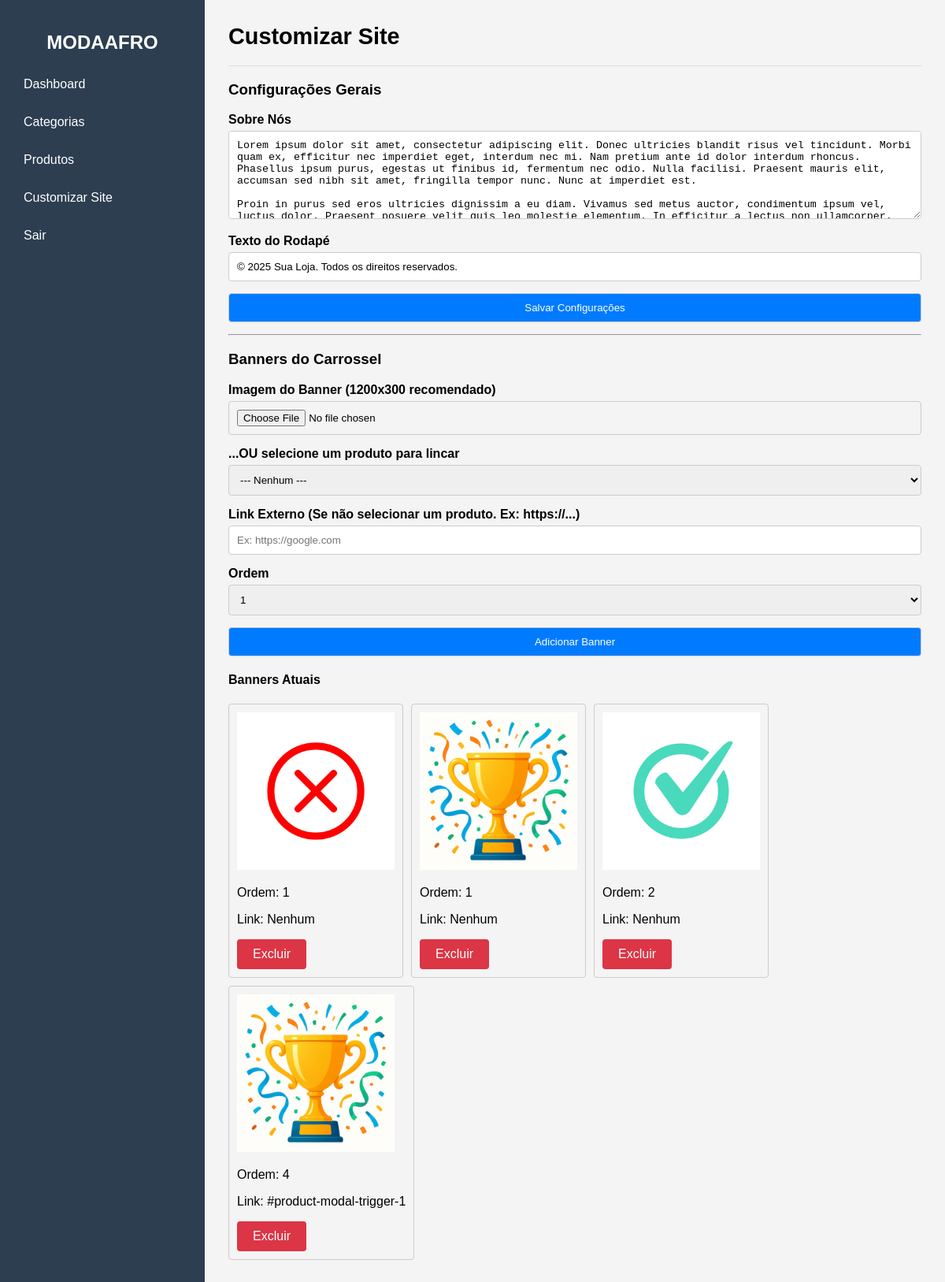
Page /admin/site (signed in) on the committed database.
### models.py (models this page shows)
class Banner(db.Model):
    id = db.Column(db.Integer, primary_key=True)
    imagem_url = db.Column(db.String(300), nullable=False)
    link_url = db.Column(db.String(300)) # Link para produto ou URL externa
    ordem = db.Column(db.Integer)

### app.py (the view, shortened to what this page needs)
@app.route('/admin/site', methods=['GET', 'POST'])
@login_required
def gerenciar_site():
    settings_form = SiteSettingsForm()
    banner_form = BannerForm()
    produto_choices = [(0, '--- Nenhum ---')] + \
                      [(p.id, f"ID {p.id} - {p.nome}") for p in Produto.query.order_by(Produto.nome).all()]
    banner_form.produto_selecionado.choices = produto_choices
    if request.method == 'GET':
        context = get_site_context()
        settings_form.sobre_nos.data = context['settings'].get('sobre_nos')
        settings_form.texto_footer.data = context['settings'].get('texto_footer')
    banners = Banner.query.order_by(Banner.ordem).all()
    return render_template('admin/gerenciar_site.html',
                           settings_form=settings_form,
                           banner_form=banner_form,
                           banners=banners)

### forms.py
class SiteSettingsForm(FlaskForm):
    sobre_nos = TextAreaField('Sobre Nós', validators=[DataRequired()])
    texto_footer = StringField('Texto do Rodapé', validators=[DataRequired()])
    cor_fundo = StringField('Cor de Fundo (Hex)', validators=[Optional(), Length(max=7)])
    submit = SubmitField('Salvar Configurações')

class BannerForm(FlaskForm):
    imagem = FileField('Imagem do Banner (1200x300 recomendado)',
                       validators=[FileAllowed(IMG_ALLOWED, 'Apenas imagens!')])
    produto_selecionado = SelectField('...OU selecione um produto para lincar',
                                    coerce=int,
                                    validators=[Optional()],
                                    default=0)
    link_url = URLField('Link Externo (Se não selecionar um produto. Ex: https://...)',
                        validators=[Optional()])
    ordem = SelectField('Ordem', coerce=int, choices=[(i, str(i)) for i in range(1, 6)], default=1)
    submit = SubmitField('Adicionar Banner')

### app.py (called while the page is built)
@login_manager.user_loader
def load_user(user_id):
    return db.session.get(Admin, int(user_id))

def get_site_context():
    categorias = Categoria.query.order_by(Categoria.nome).all()
    settings_db = SiteSettings.query.all()
    settings = {s.chave: s.valor for s in settings_db}
    settings.setdefault('whatsapp_number', app.config['WHATSAPP_NUMBER'])
    settings.setdefault('texto_footer', '© 2025 Sua Loja.')
    settings.setdefault('sobre_nos', 'Bem-vindo à nossa loja.')
    return {
        "categorias": categorias,
        "settings": settings
    }

### templates/admin/gerenciar_site.html (shortened to what this page needs)
{% extends "layout_admin.html" %}
{% block page_title %}Customizar Site{% endblock %}
{% block content %}
    <h3>Configurações Gerais</h3>
    <form method="POST" action="{{ url_for('gerenciar_site') }}" novalidate>
        <div class="form-group">
            {{ settings_form.sobre_nos.label }}
            {{ settings_form.sobre_nos(rows=6) }}
        </div>
        <div class="form-group">
            {{ settings_form.texto_footer.label }}
            {{ settings_form.texto_footer() }}
        </div>
        <div class="form-group">
            {{ settings_form.submit(class="btn btn-primary") }}
        </div>
    </form>
    <hr>
    <h3>Banners do Carrossel</h3>
    <form method="POST" action="{{ url_for('add_banner') }}" enctype="multipart/form-data" novalidate>
        <div class="form-group">
            {{ banner_form.imagem.label }}
            {{ banner_form.imagem }}
        </div>
        <div class="form-group">
            {{ banner_form.produto_selecionado.label }}
            {{ banner_form.produto_selecionado() }}
        </div>
        <div class="form-group">
            {{ banner_form.link_url.label }}
            {{ banner_form.link_url(placeholder="Ex: https://google.com") }}
        </div>
        <div class="form-group">
            {{ banner_form.ordem.label }}
            {{ banner_form.ordem() }}
        </div>
        <div class="form-group">
            {{ banner_form.submit(class="btn btn-primary") }}
        </div>
    </form>
    <h4>Banners Atuais</h4>
    <div style="display: flex; gap: 10px; flex-wrap: wrap;">
        {% for banner in banners %}
            <div style="border: 1px solid #ccc; padding: 10px; border-radius: 4px;">
                <img src="{{ url_for('uploaded_file', filename=banner.imagem_url) }}" style="width: 200px; object-fit: contain;">
                <p>Ordem: {{ banner.ordem }}</p>
                <p>Link: {{ banner.link_url or 'Nenhum' }}</p>
                <a href="{{ url_for('delete_banner', banner_id=banner.id) }}" class="btn btn-danger" onclick="return confirm('Tem certeza?');">Excluir</a>
            </div>
        {% else %}
            <p>Nenhum banner cadastrado.</p>
        {% endfor %}
    </div>
{% endblock %}

### templates/layout_admin.html (shortened to what this page needs)
<!DOCTYPE html>
<html lang="pt-br">
<head>
</head>
<body>
    <aside class="sidebar">
        <h2>MODAAFRO</h2>
        <ul>
            <li><a href="{{ url_for('dashboard_admin') }}" class="{{ 'active' if 'dashboard' in request.endpoint }}">Dashboard</a></li>
            <li><a href="{{ url_for('gerenciar_categorias') }}" class="{{ 'categoria' in request.endpoint }}">Categorias</a></li>
            <li><a href="{{ url_for('gerenciar_produtos') }}" class="{{ 'produto' in request.endpoint }}">Produtos</a></li>
            <li><a href="{{ url_for('gerenciar_site') }}" class="{{ 'site' in request.endpoint }}">Customizar Site</a></li>
            <li><a href="{{ url_for('logout_admin') }}">Sair</a></li>
        </ul>
    </aside>
    <main class="content">
        <header class="header">
            <h1>{% block page_title %}{% endblock %}</h1>
        </header>
        {% block content %}{% endblock %}
    </main>
</body>
</html>

### templates/layout_admin.html (style rules this page uses)
body { font-family: sans-serif; margin: 0; display: flex; min-height: 100vh; }
.sidebar { width: 220px; background: #2c3e50; color: white; padding: 20px; }
.sidebar h2 { font-size: 1.5rem; text-align: center; margin-bottom: 20px; }
.sidebar ul { list-style: none; padding: 0; }
.sidebar ul li { margin-bottom: 10px; }
.sidebar ul li a { color: white; text-decoration: none; display: block; padding: 10px; border-radius: 4px; }
.content { flex: 1; padding: 30px; background: #f4f4f4; }
.header { display: flex; justify-content: space-between; align-items: center; border-bottom: 1px solid #ddd; padding-bottom: 20px; }
.header h1 { margin: 0; font-size: 1.8rem; }
.form-group { margin-bottom: 15px; }
.form-group label { display: block; margin-bottom: 5px; font-weight: bold; }
.form-group input, .form-group textarea, .form-group select { width: 100%; padding: 10px; border: 1px solid #ccc; border-radius: 4px; box-sizing: border-box; }
.btn { padding: 10px 20px; border: none; border-radius: 4px; cursor: pointer; text-decoration: none; display: inline-block; }
.btn-primary { background: #007bff; color: white; }
.btn-danger { background: #dc3545; color: white; }

### rows in the picture
Banner: imagem_url (picture), ordem "1", link_url "Nenhum"
Banner: imagem_url (picture), ordem "1", link_url "Nenhum"
Banner: imagem_url (picture), ordem "2", link_url "Nenhum"
Banner: imagem_url (picture), ordem "4", link_url "#product-modal-trigger-1"

### other values in the picture
{{ settings_form.sobre_nos.label }} "Sobre Nós"
{{ settings_form.texto_footer.label }} "Texto do Rodapé"
{{ banner_form.imagem.label }} "Imagem do Banner (1200x300 recomendado)"
{{ banner_form.produto_selecionado.label }} "...OU selecione um produto para lincar"
{{ banner_form.link_url.label }} "Link Externo (Se não selecionar um produto. Ex: https://...)"
{{ banner_form.ordem.label }} "Ordem"
